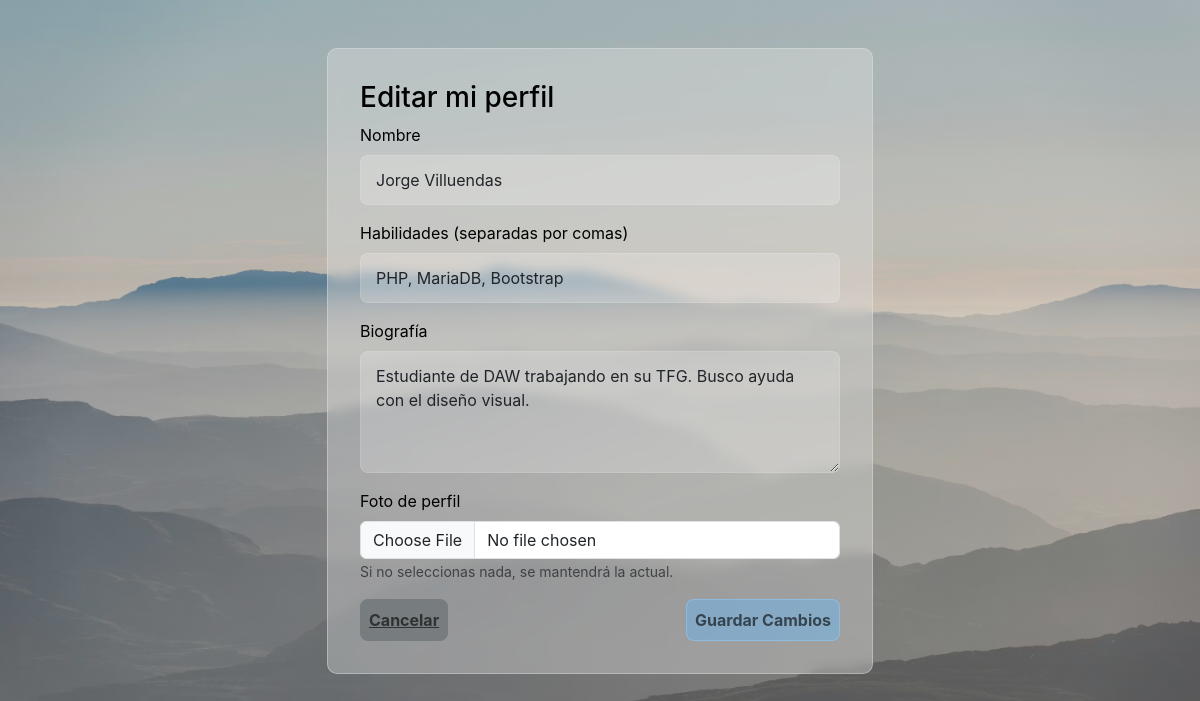
/editar_perfil.php (signed in), run on the app's committed database.
### tables this page shows
CREATE TABLE IF NOT EXISTS usuarios (
    id INT AUTO_INCREMENT PRIMARY KEY,
    nombre VARCHAR(100) NOT NULL,
    email VARCHAR(150) NOT NULL UNIQUE,
    password VARCHAR(255) NOT NULL,
    habilidades TEXT,  
    bio TEXT,
    avatar VARCHAR(255) DEFAULT 'default.png',
    fecha_registro TIMESTAMP DEFAULT CURRENT_TIMESTAMP
);

### phpscripts/editarLogic.php (called while the page is built, shortened)
<?php
include 'phpscripts/dbconn.php';
$user_id = $_SESSION['user_id'];
$stmt = $conn->prepare("SELECT nombre, habilidades, bio, avatar FROM usuarios WHERE id = ?");
$stmt->bind_param("i", $user_id);
$stmt->execute();
$datos = $stmt->get_result()->fetch_assoc();

### editar_perfil.php (the view, shortened to what this page needs)
<?php
include 'phpscripts/editarLogic.php';
?>
<!DOCTYPE html>
<html lang="es">
<head>
    <link href="https://cdn.jsdelivr.net/npm/bootstrap@5.3.0/dist/css/bootstrap.min.css" rel="stylesheet">
    <link href="https://fonts.cdnfonts.com/css/sf-pro-display" rel="stylesheet">
    <link rel="stylesheet" href="css/fonts.css">
    <link rel="stylesheet" href="css/style.css">
    <link rel="stylesheet" href="css/edit-form.css">
</head>
<body>
    <div class="container mt-5">
        <div class="row justify-content-center">
            <div class="col-md-6">
                <div class="edit-container">
                    <div class="">
                        <h3>Editar mi perfil</h3>
                        <form action="" method="POST" enctype="multipart/form-data">
                            <div class="mb-3">
                                <label class="form-label">Nombre</label>
                                <input type="text" name="nombre" class="form-control custom-input"
                                    value="<?php echo htmlspecialchars($datos['nombre']); ?>" required>
                            </div>
                            <div class="mb-3">
                                <label class="form-label">Habilidades (separadas por comas)</label>
                                <input type="text" name="habilidades" class="form-control custom-input"
                                    value="<?php echo htmlspecialchars($datos['habilidades'] ?? ''); ?>">
                            </div>
                            <div class="mb-3">
                                <label class="form-label">Biografía</label>
                                <textarea name="bio" class="form-control custom-input"
                                    rows="4"><?php echo htmlspecialchars($datos['bio'] ?? ''); ?></textarea>
                            </div>
                            <div class="mb-3">
                                <label class="form-label">Foto de perfil</label>
                                <input type="file" name="foto" class="form-control" accept="image/*">
                                <small class="text-muted">Si no seleccionas nada, se mantendrá la actual.</small>
                            </div>
                            <div class="d-flex justify-content-between">
                                <a href="perfil.php" class="button-cancel">Cancelar</a>
                                <button type="submit" class="button-save">Guardar Cambios</button>
                            </div>
                        </form>
                    </div>
                </div>
            </div>
        </div>
    </div>
</body>
</html>

### css/style.css (style rules this page uses)
body { font-family: 'SF Pro Display', sans-serif; background: linear-gradient(rgba(18, 18, 18, 0.2), rgba(18, 18, 18, 0.2)), url(../img/wall1.avif); background-size: cover; background-position: center; background-repeat: no-repeat; background-attachment: fixed; color: black; min-height: 100vh; margin: 0; }

### css/edit-form.css (style rules this page uses)
.edit-container { background-color: rgba(230, 230, 230, 0.35); backdrop-filter: blur(6px); border: 1px solid rgba(230, 230, 230, 0.4); border-radius: 10px; width: 100%; padding: 2rem; }
.custom-input { background-color: rgba(255, 255, 255, 0.2); padding: 12px 15px; border-radius: 8px; border: 1px solid rgba(255, 255, 255, 0.3); transition: all 0.3s ease; }
.button-save { background-color: rgba(98, 187, 255, 0.4); padding: 0.5rem; border: 1px solid rgba(147, 208, 255, 0.5); border-radius: 8px; color: rgba(0, 0, 0, 0.6); font-weight: bold; transition: all 0.3s ease; }
.button-cancel { background-color: rgba(76, 83, 88, 0.4); padding: 0.5rem; border: 1px solid rgba(116, 126, 133, 0.5); border-radius: 8px; color: rgba(0, 0, 0, 0.6); font-weight: bold; transition: all 0.3s ease; }

### data on the page
usuarios: nombre "Jorge Villuendas", habilidades "PHP, MariaDB, Bootstrap", bio "Estudiante de DAW trabajando en su TFG. Busco ayuda con el diseño visual."
